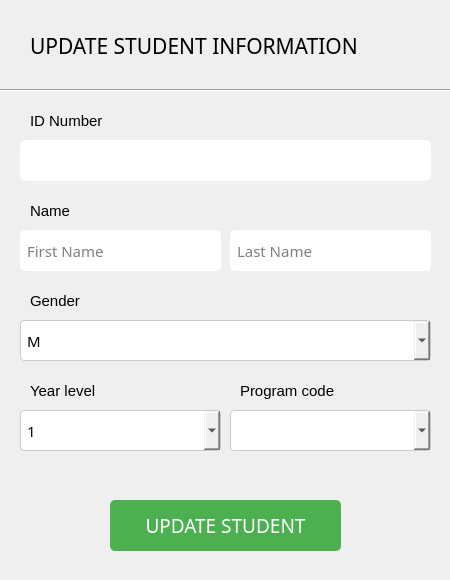
<?xml version="1.0" encoding="UTF-8"?>
<ui version="4.0">
 <class>UpdateStudentDialog</class>
 <widget class="QDialog" name="UpdateStudentDialog">
  <property name="geometry">
   <rect>
    <x>0</x>
    <y>0</y>
    <width>450</width>
    <height>580</height>
   </rect>
  </property>
  <property name="minimumSize">
   <size>
    <width>450</width>
    <height>580</height>
   </size>
  </property>
  <property name="maximumSize">
   <size>
    <width>450</width>
    <height>580</height>
   </size>
  </property>
  <property name="windowTitle">
   <string>Update Student</string>
  </property>
  <widget class="QLabel" name="label">
   <property name="geometry">
    <rect>
     <x>30</x>
     <y>20</y>
     <width>391</width>
     <height>51</height>
    </rect>
   </property>
   <property name="font">
    <font>
     <family>Franklin Gothic Medium Cond</family>
     <pointsize>16</pointsize>
     <weight>50</weight>
     <bold>false</bold>
    </font>
   </property>
   <property name="text">
    <string>UPDATE STUDENT INFORMATION</string>
   </property>
  </widget>
  <widget class="Line" name="line">
   <property name="geometry">
    <rect>
     <x>0</x>
     <y>80</y>
     <width>451</width>
     <height>20</height>
    </rect>
   </property>
   <property name="orientation">
    <enum>Qt::Horizontal</enum>
   </property>
  </widget>
  <widget class="QLabel" name="label_2">
   <property name="geometry">
    <rect>
     <x>30</x>
     <y>100</y>
     <width>171</width>
     <height>41</height>
    </rect>
   </property>
   <property name="font">
    <font>
     <family>Arial</family>
     <pointsize>11</pointsize>
    </font>
   </property>
   <property name="text">
    <string>ID Number</string>
   </property>
  </widget>
  <widget class="QLineEdit" name="idNumberEdit">
   <property name="geometry">
    <rect>
     <x>20</x>
     <y>140</y>
     <width>411</width>
     <height>41</height>
    </rect>
   </property>
   <property name="font">
    <font>
     <family>Franklin Gothic Medium Cond</family>
     <pointsize>11</pointsize>
    </font>
   </property>
   <property name="styleSheet">
    <string notr="true">QLineEdit {
        border-radius: 5px;
        padding: 5px;
    }</string>
   </property>
   <property name="readOnly">
    <bool>true</bool>
   </property>
  </widget>
  <widget class="QLabel" name="label_3">
   <property name="geometry">
    <rect>
     <x>30</x>
     <y>190</y>
     <width>121</width>
     <height>41</height>
    </rect>
   </property>
   <property name="font">
    <font>
     <family>Arial</family>
     <pointsize>11</pointsize>
    </font>
   </property>
   <property name="text">
    <string>Name</string>
   </property>
  </widget>
  <widget class="QLineEdit" name="firstNameEdit">
   <property name="geometry">
    <rect>
     <x>20</x>
     <y>230</y>
     <width>201</width>
     <height>41</height>
    </rect>
   </property>
   <property name="font">
    <font>
     <family>Franklin Gothic Medium Cond</family>
     <pointsize>11</pointsize>
    </font>
   </property>
   <property name="styleSheet">
    <string notr="true">QLineEdit {
        border-radius: 5px;
        padding: 5px;
    }</string>
   </property>
   <property name="readOnly">
    <bool>false</bool>
   </property>
   <property name="placeholderText">
    <string>First Name</string>
   </property>
  </widget>
  <widget class="QLineEdit" name="lastNameEdit">
   <property name="geometry">
    <rect>
     <x>230</x>
     <y>230</y>
     <width>201</width>
     <height>41</height>
    </rect>
   </property>
   <property name="font">
    <font>
     <family>Franklin Gothic Medium Cond</family>
     <pointsize>11</pointsize>
    </font>
   </property>
   <property name="styleSheet">
    <string notr="true">QLineEdit {
        border-radius: 5px;
        padding: 5px;
    }</string>
   </property>
   <property name="readOnly">
    <bool>false</bool>
   </property>
   <property name="placeholderText">
    <string>Last Name</string>
   </property>
  </widget>
  <widget class="QLabel" name="label_4">
   <property name="geometry">
    <rect>
     <x>30</x>
     <y>370</y>
     <width>151</width>
     <height>41</height>
    </rect>
   </property>
   <property name="font">
    <font>
     <family>Arial</family>
     <pointsize>11</pointsize>
    </font>
   </property>
   <property name="text">
    <string>Year level</string>
   </property>
  </widget>
  <widget class="QLabel" name="label_5">
   <property name="geometry">
    <rect>
     <x>240</x>
     <y>370</y>
     <width>151</width>
     <height>41</height>
    </rect>
   </property>
   <property name="font">
    <font>
     <family>Arial</family>
     <pointsize>11</pointsize>
    </font>
   </property>
   <property name="text">
    <string>Program code</string>
   </property>
  </widget>
  <widget class="QComboBox" name="yearLevelBox">
   <property name="geometry">
    <rect>
     <x>20</x>
     <y>410</y>
     <width>201</width>
     <height>41</height>
    </rect>
   </property>
   <property name="font">
    <font>
     <family>Franklin Gothic Medium Cond</family>
     <pointsize>11</pointsize>
    </font>
   </property>
   <property name="cursor">
    <cursorShape>PointingHandCursor</cursorShape>
   </property>
   <property name="styleSheet">
    <string notr="true">QComboBox {
        padding: 6px;
        border: 1px solid #ccc;
        border-radius: 4px;
		color: black
    }
    QComboBox QAbstractItemView {
        border: 1px solid #ccc;
        selection-background-color: #2196F3;
        selection-color: #ffffff;
        background-color: #ffffff;
        padding: 4px;
        outline: 0;
    }</string>
   </property>
   <item>
    <property name="text">
     <string>1</string>
    </property>
   </item>
   <item>
    <property name="text">
     <string>2</string>
    </property>
   </item>
   <item>
    <property name="text">
     <string>3</string>
    </property>
   </item>
   <item>
    <property name="text">
     <string>4</string>
    </property>
   </item>
  </widget>
  <widget class="QComboBox" name="programCodeBox">
   <property name="geometry">
    <rect>
     <x>230</x>
     <y>410</y>
     <width>201</width>
     <height>41</height>
    </rect>
   </property>
   <property name="font">
    <font>
     <family>Franklin Gothic Medium Cond</family>
     <pointsize>11</pointsize>
    </font>
   </property>
   <property name="cursor">
    <cursorShape>PointingHandCursor</cursorShape>
   </property>
   <property name="styleSheet">
    <string notr="true">QComboBox {
        padding: 6px;
        border: 1px solid #ccc;
        border-radius: 4px;
		color: black
    }
    QComboBox QAbstractItemView {
        border: 1px solid #ccc;
        selection-background-color: #2196F3;
        selection-color: #ffffff;
        background-color: #ffffff;
        padding: 4px;
        outline: 0;
    }</string>
   </property>
  </widget>
  <widget class="QLabel" name="label_6">
   <property name="geometry">
    <rect>
     <x>30</x>
     <y>280</y>
     <width>131</width>
     <height>41</height>
    </rect>
   </property>
   <property name="font">
    <font>
     <family>Arial</family>
     <pointsize>11</pointsize>
    </font>
   </property>
   <property name="text">
    <string>Gender</string>
   </property>
  </widget>
  <widget class="QPushButton" name="pushButton">
   <property name="geometry">
    <rect>
     <x>110</x>
     <y>500</y>
     <width>231</width>
     <height>51</height>
    </rect>
   </property>
   <property name="font">
    <font>
     <family>Franklin Gothic Medium Cond</family>
     <pointsize>14</pointsize>
    </font>
   </property>
   <property name="cursor">
    <cursorShape>PointingHandCursor</cursorShape>
   </property>
   <property name="styleSheet">
    <string notr="true">QPushButton {
        background-color: #4CAF50;
        color: white;
        padding: 8px 16px;
        border: none;
        border-radius: 5px;
    }
    QPushButton:hover {
        background-color: #43A047;
    }
    QPushButton:pressed {
        background-color: #388E3C;
    }</string>
   </property>
   <property name="text">
    <string>UPDATE STUDENT</string>
   </property>
  </widget>
  <widget class="QComboBox" name="genderBox">
   <property name="geometry">
    <rect>
     <x>20</x>
     <y>320</y>
     <width>411</width>
     <height>41</height>
    </rect>
   </property>
   <property name="font">
    <font>
     <family>Franklin Gothic Medium Cond</family>
     <pointsize>11</pointsize>
    </font>
   </property>
   <property name="cursor">
    <cursorShape>PointingHandCursor</cursorShape>
   </property>
   <property name="styleSheet">
    <string notr="true">QComboBox {
        padding: 6px;
        border: 1px solid #ccc;
        border-radius: 4px;
		color: black
    }
    QComboBox QAbstractItemView {
        border: 1px solid #ccc;
        selection-background-color: #2196F3;
        selection-color: #ffffff;
        background-color: #ffffff;
        padding: 4px;
        outline: 0;
    }</string>
   </property>
   <item>
    <property name="text">
     <string>M</string>
    </property>
   </item>
   <item>
    <property name="text">
     <string>F</string>
    </property>
   </item>
  </widget>
 </widget>
 <resources/>
 <connections/>
</ui>
